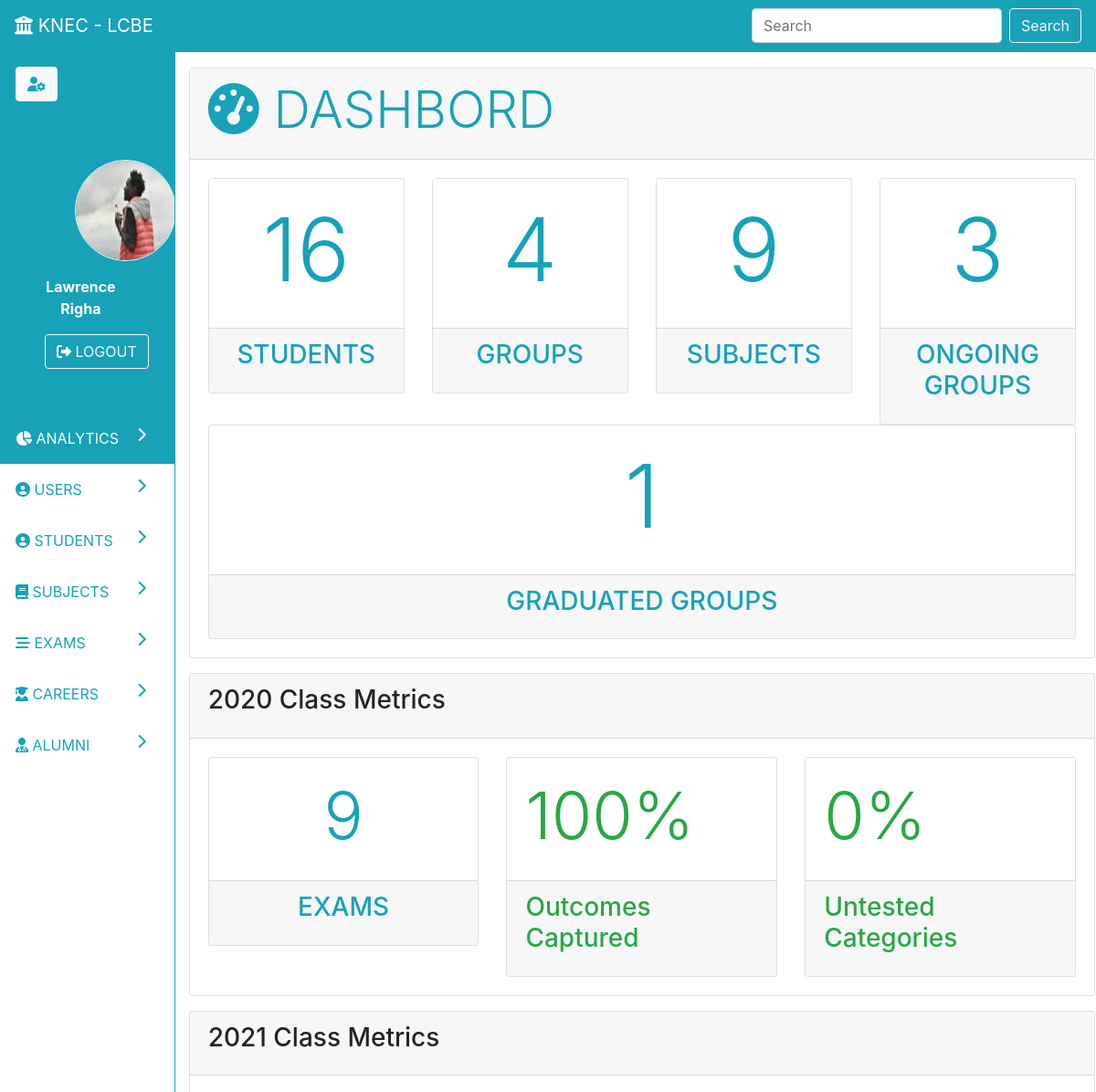
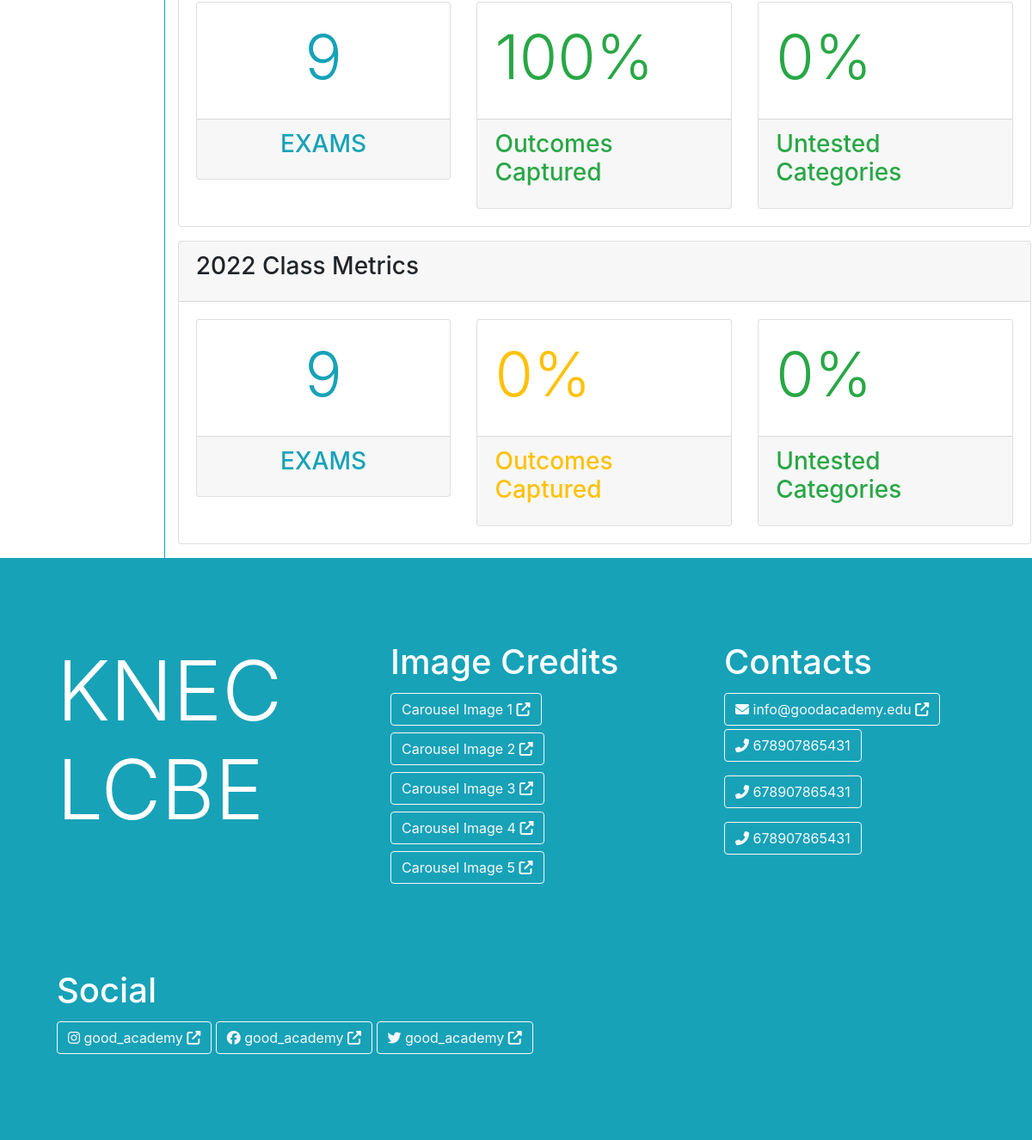
/admin-dash (signed in), run on the app's committed database (2 pictures, top to bottom).
### parent/models.py (models this page shows, shortened)
class User(db.Model, UserMixin):
	id = db.Column(db.Integer, primary_key=True)
	first_name = db.Column(db.String(19), nullable=False)
	middle_name = db.Column(db.String(19), nullable=False)
	last_name = db.Column(db.String(19), nullable=False)
	email = db.Column(db.String(19), unique=True, nullable=False)
	exams = db.relationship('Exam', backref='teacher', lazy=True, cascade='all, delete')
	photo = db.Column(db.String(111), nullable=False, default='default-profile.jpg')
	utype = db.Column(db.String(11), nullable=False, default='admin')
	student = db.relationship('Student', backref='user', uselist=False, lazy=True, cascade='all, delete')
	password = db.Column(db.String(119), nullable=False)
	created_at = db.Column(db.DateTime, nullable=False, default=datetime.utcnow)
	updated_at = db.Column(db.DateTime, nullable=True, onupdate=datetime.utcnow)

class Group(db.Model):
	id = db.Column(db.Integer, primary_key=True)
	year = db.Column(db.String(19), nullable=False)
	students = db.relationship('Student', backref='group', lazy=True, cascade='all, delete')
	status = db.Column(db.String(19), nullable=False, default='ongoing')
	exams = db.relationship('Exam', backref='group', lazy=True, cascade='all, delete')
	created_at = db.Column(db.DateTime, nullable=False, default=datetime.utcnow)
	updated_at = db.Column(db.DateTime, nullable=True, onupdate=datetime.utcnow)

### parent/routes.py (the view)
@app.route('/admin-dash', methods=['GET'])
@login_required
def admin_dash():
	if current_user.utype != 'admin':
		abort(403)
	class metrics():
		clean=True
	metrics.num_groups = Group.query.count()
	metrics.num_subjects = Subject.query.count()
	metrics.num_current = Group.query.filter_by(status='ongoing').count()
	metrics.num_graduated = Group.query.filter_by(status='alumni').count()
	groups = Group.query.filter_by(status='ongoing')
	metrics.groups = []
	metrics.num_students = 0
	categories = Category.query.all()
	for group in groups:
		outcomes_total=0
		outcomes_captured=0
		tested=0
		group_size=len(group.students)
		for exam in group.exams:
			outcomes_total += len(exam.questions)*group_size
			for question in exam.questions:
				outcomes_captured += len(question.scores)
		if outcomes_total==0:
			group.outcomes=0
		else:
			group.outcomes = int((outcomes_captured/outcomes_total)*100)
		for category in categories:
			found=0
			for exam in group.exams:
				for question in exam.questions:
					if question.category_id == category.id:
						found += 1
			if found > 0:
				tested += 1
		group.untested = int(((len(categories)-tested)/len(categories))*100)
		metrics.num_students += group_size
		metrics.groups.append(group)
	return render_template('admin/analytics.html', nav='dash', page='analytics', metrics=metrics)

### parent/models.py (called while the page is built)
@login_manager.user_loader
def load_user(user_id):
	return User.query.get(int(user_id))

### parent/templates/admin/analytics.html
{% extends 'admin-dash.html' %}
{% block pagedata %}
<div class="card my-3">
	<div class="card-header text-info">
		<h3 class="display-4"><i class="fas fa-tachometer-alt"></i> DASHBORD</h3>
	</div>
	<div class="card-body">
		<div class="row text-center text-info">
			<div class="col">
				<div class="card">
					<div class="card-body">
						<h3 class="display-1">{{ metrics.num_students }}</h3>
					</div>
					<div class="card-footer">
						<h3 class="card-title">STUDENTS</h3>
					</div>
				</div>
			</div>
			<div class="col">
				<div class="card">
					<div class="card-body">
						<h3 class="display-1">{{ metrics.num_groups }}</h3>
					</div>
					<div class="card-footer">
						<h3 class="card-title">GROUPS</h3>
					</div>
				</div>
			</div>
			<div class="col h-100">
				<div class="card">
					<div class="card-body">
						<h3 class="display-1">{{ metrics.num_subjects }}</h3>
					</div>
					<div class="card-footer">
						<h3 class="card-title">SUBJECTS</h3>
					</div>
				</div>
			</div>
			<div class="col">
				<div class="card">
					<div class="card-body">
						<h3 class="display-1">{{ metrics.num_current }}</h3>
					</div>
					<div class="card-footer">
						<h3 class="card-title">ONGOING GROUPS</h3>
					</div>
				</div>
			</div>
			<div class="col">
				<div class="card">
					<div class="card-body">
						<h3 class="display-1">{{ metrics.num_graduated }}</h3>
					</div>
					<div class="card-footer">
						<h3 class="card-title">GRADUATED GROUPS</h3>
					</div>
				</div>
			</div>
		</div>
	</div>
</div>
{% for group in metrics.groups %}
<div class="card my-3">
	<div class="card-header">
		<h3 class="card-title">{{ group.year }} Class Metrics</h3>
	</div>
	<div class="card-body">
		<div class="row">
			<div class="col text-center text-info">
				<div class="card">
					<div class="card-body">
						<h3 class="display-3">{{ group.exams|length }}</h3>
					</div>
					<div class="card-footer">
						<h3 class="card-title">EXAMS</h3>
					</div>
				</div>
			</div>
			<div class="col">
				{% if group.outcomes < 100 %}
				<div class="card text-warning">
					<div class="card-body">
						<h3 class="display-3">{{ group.outcomes }}%</h3>
					</div>
					<div class="card-footer">
						<h3 class="card-title">Outcomes Captured</h3>
					</div>
				</div>
				{% else %}
				<div class="card text-success">
					<div class="card-body">
						<h3 class="display-3">{{ group.outcomes }}%</h3>
					</div>
					<div class="card-footer">
						<h3 class="card-title">Outcomes Captured</h3>
					</div>
				</div>
				{% endif %}
			</div>
			<div class="col">
				{% if group.untested > 0 %}
				<div class="card text-warning">
					<div class="card-body">
						<h3 class="display-3">{{ group.untested }}%</h3>
					</div>
					<div class="card-footer">
						<h3 class="card-title">Untested Categories</h3>
					</div>
				</div>
				{% else %}
				<div class="card text-success">
					<div class="card-body">
						<h3 class="display-3">{{ group.untested }}%</h3>
					</div>
					<div class="card-footer">
						<h3 class="card-title">Untested Categories</h3>
					</div>
				</div>
				{% endif %}
			</div>
		</div>
	</div>
</div>
{% endfor %}
{% endblock %}

### parent/templates/admin-dash.html (shortened to what this page needs)
{% extends 'base.html' %}
{%block content%}
<div class="row border border-info">
	<div class="col-2">
		<div class="side-nav ">
			<div class="row bg-info p-3">
				<div class="col"><a href="{{ url_for('update_user_profile') }}" class="btn btn-light text-info"><i class="fas fa-user-cog"></i></a></div>
			</div>
			<div class="row bg-info p-5">
				<div class="col text-center">
					<div class="row">
						<div class="col px-5">
							<img style="width: 111px; height: 111px" class="border border-white rounded-circle" src="{{ url_for('static', filename='profiles/'+current_user.photo) }}">
						</div>
					</div>
					<div class="row">
						<div class="col p-3 text-white"><b>{{ current_user.first_name }} {{ current_user.last_name }}</b></div>
					</div>
					<div class="row">
						<div class="col"><a href="{{ url_for('logout') }}" class="btn btn-outline-light"><i class="fas fa-sign-out-alt"></i> LOGOUT</a></div>
					</div>
				</div>
			</div>
			<a id="analytics" class="row nav-link btn-outline-info p-3" href="{{ url_for('admin_dash') }}">
				<div class="col"><i class="fas fa-chart-pie"></i> ANALYTICS <i class="fas fa-chevron-right float-right"></i></div>
			</a>
			<a id="users" class="row nav-link nav-link btn-outline-info p-3" href="{{ url_for('users') }}">
				<div class="col"><i class="fas fa-user-circle"></i> USERS <i class="fas fa-chevron-right float-right"></i></div>
			</a>
			<a id="students" class="row nav-link btn-outline-info p-3" href="{{ url_for('students') }}">
				<div class="col"><i class="fas fa-user-circle"></i> STUDENTS <i class="fas fa-chevron-right float-right"></i></div>
			</a>
			<a id="subjects" class="row nav-link btn-outline-info p-3" href="{{ url_for('subjects') }}">
				<div class="col"><i class="fas fa-book"></i> SUBJECTS <i class="fas fa-chevron-right float-right"></i></div>
			</a>
			<a id="exams" class="row nav-link btn-outline-info p-3" href="{{ url_for('exams') }}">
				<div class="col"><i class="fas fa-stream"></i> EXAMS <i class="fas fa-chevron-right float-right"></i></div>
			</a>
			<a id="careers" class="row nav-link btn-outline-info p-3" href="{{ url_for('careers') }}">
				<div class="col"><i class="fas fa-user-graduate"></i> CAREERS <i class="fas fa-chevron-right float-right"></i></div>
			</a>
			<a id="alumni" class="row nav-link btn-outline-info p-3" href="{{ url_for('alumni') }}">
				<div class="col"><i class="fas fa-user-md"></i> ALUMNI <i class="fas fa-chevron-right float-right"></i></div>
			</a>
		</div>
	</div>
	<div class="col-10 border-left border-info">
		<div class="row justify-content-center">
			<div class="col-md-6">
			</div>
		</div>
		{%block pagedata%}{%endblock%}
	</div>
</div>
{%endblock%}

### parent/templates/base.html (shortened to what this page needs)
<!DOCTYPE html>
<html>
<head>
	<link rel="stylesheet" href="https://maxcdn.bootstrapcdn.com/bootstrap/4.0.0/css/bootstrap.min.css">
	<link rel="stylesheet" href="{{ url_for('static', filename='main.css') }}">
</head>
<body onload="changeNav('{{page}}')">
	{% if nav=='landing' %}
		<nav class="navbar navbar-expand-lg navbar-dark bg-info">
		  <a class="navbar-brand" href="#"><i class="fas fa-university"></i> KNEC - LCBE</a>
		  <button class="navbar-toggler" type="button" data-toggle="collapse" data-target="#navbarSupportedContent" aria-controls="navbarSupportedContent" aria-expanded="false" aria-label="Toggle navigation">
		    <span class="navbar-toggler-icon"></span>
		  </button>
		  <div class="collapse navbar-collapse" id="navbarSupportedContent">
		  	<div class="mr-auto"></div>
		  	<ul class="navbar-nav">
		  		<li class="nav-item">
		  			<a href="{{ url_for('home') }}" class="nav-link active">HOME</a>
		  		</li>
			    <li class="nav-item dropdown">
			        <a class="nav-link dropdown-toggle" href="#" id="navbarDropdown" role="button" data-toggle="dropdown" aria-haspopup="true" aria-expanded="false">PORTAL</a>
			        <div class="dropdown-menu" aria-labelledby="navbarDropdown">
			          <a class="dropdown-item" href="{{ url_for('student_login') }}">STUDENT</a>
			          <a class="dropdown-item" href="{{ url_for('admin_login') }}">TEACHER</a>
			        </div>
			    </li>
		  		<li class="nav-item">
		  			<a href="{{ url_for('events') }}" class="nav-link">EVENTS</a>
		  		</li>
		  		<li class="nav-item">
		  			<a href="{{ url_for('blogs') }}" class="nav-link">BLOGS</a>
		  		</li>
		  		<li class="nav-item">
		  			<a href="{{ url_for('contacts') }}" class="nav-link">CONTACTS</a>
		  		</li>
		  	</ul>
		  </div>
		</nav>
	{% elif nav=='dash' %}
		<nav class="navbar navbar-expand-lg navbar-dark bg-info">
		  <a class="navbar-brand" href="#"><i class="fas fa-university"></i> KNEC - LCBE</a>
		  <div class="collapse navbar-collapse" id="navbarSupportedContent">
		    <form class="form-inline my-2 my-lg-0">
		      <input class="form-control mr-sm-2" type="search" placeholder="Search" aria-label="Search">
		      <button class="btn btn-outline-light my-2 my-sm-0" type="submit">Search</button>
		    </form>
		  </div>
		</nav>
	{% endif %}
	{%block content%} {%endblock%}
	<div class="row bg-info text-white">
		<div class="col p-5">
			<div class="row">
				<div class="col p-5">
					<h1 class="display-1">KNEC LCBE</h1>
				</div>
				<div class="col p-5">
					<h1>Image Credits</h1>
					<a class="btn btn-outline-light my-1" target="_blank" href="https://learningportal.iiep.unesco.org/sites/default/files/2020-02/sub%20saharan%20africa%27s%20secondary%20education%20challenges.png">Carousel Image 1 <i class="fas fa-external-link-alt"></i></a>
					<a class="btn btn-outline-light my-1" target="_blank" href="https://www.farmtoschoolafrica.org/wp-content/uploads/2018/03/DSC_0471.jpg">Carousel Image 2 <i class="fas fa-external-link-alt"></i></a>
					<a class="btn btn-outline-light my-1" target="_blank" href="https://assets.mcc.gov/content/uploads/CDI-Wisci.jpg">Carousel Image 3 <i class="fas fa-external-link-alt"></i></a>
					<a class="btn btn-outline-light my-1" target="_blank" href="https://www.un.org/africarenewal/sites/www.un.org.africarenewal/files/styles/ar_paragraph_wide_photo/public/Classpic5.JPG?itok=icdLCxyk">Carousel Image 4 <i class="fas fa-external-link-alt"></i></a>
					<a class="btn btn-outline-light my-1" target="_blank" href="https://static1.squarespace.com/static/5644bc92e4b0d1606755bcbe/t/5e1f74d0e0174509f72fa664/1579119826142/Logan+High.jpg">Carousel Image 5 <i class="fas fa-external-link-alt"></i></a>
				</div>
				<div class="col p-5">
					<h1>Contacts</h1>
					<a class="btn btn-outline-light my-1" href="mailto:info@goodacademy.edu"><i class="fas fa-envelope"></i> info@goodacademy.edu <i class="fas fa-external-link-alt"></i></a>
					<p class="btn btn-outline-light"><i class="fas fa-phone-alt"></i> 678907865431</p>
					<p class="btn btn-outline-light"><i class="fas fa-phone-alt"></i> 678907865431</p>
					<p class="btn btn-outline-light"><i class="fas fa-phone-alt"></i> 678907865431</p>
				</div>
				<div class="col p-5">
					<h1>Social</h1>
					<a class="btn btn-outline-light my-1" href=""><i class="fab fa-instagram"></i> good_academy <i class="fas fa-external-link-alt"></i></a>
					<a class="btn btn-outline-light my-1" href=""><i class="fab fa-facebook"></i> good_academy <i class="fas fa-external-link-alt"></i></a>
					<a class="btn btn-outline-light my-1" href=""><i class="fab fa-twitter"></i> good_academy <i class="fas fa-external-link-alt"></i></a>
				</div>
			</div>
		</div>
	</div>
</body>
</html>

### data on the page
User: photo (picture), first_name "Lawrence", last_name "Righa"
Group: year "2020", exams|length "9", outcomes "100", untested "0"
Group: year "2021", exams|length "9", outcomes "100", untested "0"
Group: year "2022", exams|length "9", outcomes "0", untested "0"

### other printed values
{{ metrics.num_students }} "16"
{{ metrics.num_groups }} "4"
{{ metrics.num_subjects }} "9"
{{ metrics.num_current }} "3"
{{ metrics.num_graduated }} "1"
